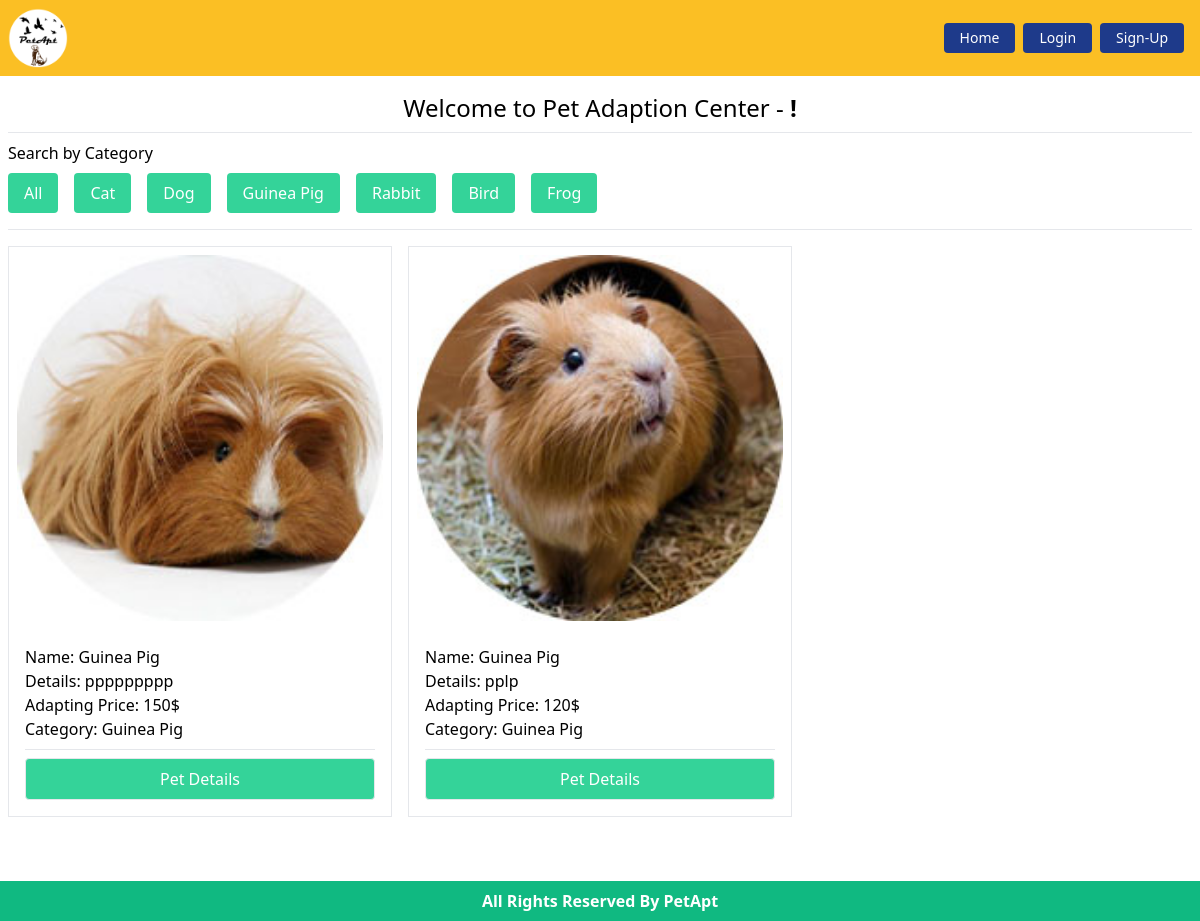
The app's page /pets/guinea-pig/ with its own data.
### Pets/models.py (models this page shows, shortened)
class PetCategory(models.Model):
    name = models.CharField(max_length=30)
    slug = models.SlugField(max_length=80)
    def __str__(self):
        return self.name

class Pet(models.Model):
    image = models.ImageField(upload_to='pets/media/images/')
    title = models.CharField(max_length = 40)
    description = models.TextField()
    adapt_price = models.IntegerField()
    category = models.ForeignKey(PetCategory, on_delete=models.CASCADE)

### PetApt/views.py (the view)
# urls.py: path('', home, name='home'),
def home(request, category_slug=None):
    pets = models.Pet.objects.all()
    category = models.PetCategory.objects.all()
    if category_slug is not None:
        filterOption = models.PetCategory.objects.get(slug = category_slug)
        pets = models.Pet.objects.filter(category = filterOption)
    return render(request, 'index.html', {'pets': pets, 'category': category})

### templates/index.html
{% extends 'base.html' %}
{% block content %}
<h2 class="text-2xl text-center">Welcome to Pet Adaption Center - <strong>{{request.user.first_name}} !</strong></h2>
<hr class="my-2">
<div>
    <p>Search by Category</p>
    <ul class="flex flex-wrap">
        <li><a href="{% url 'home' %}" class="bg-green-400 block p-2 px-4 ml-0 text-white rounded m-2">All</a></li>
        {% for item in category %}
        <li>
            <a href="{% url 'filterpet' item.slug %}" class="bg-green-400 block p-2 px-4 text-white rounded m-2">
                {{item}}
            </a>
        </li>
        {% endfor %}
    </ul>
</div>
<hr class="my-2">
<div class="pt-2 grid md:grid-cols-2 lg:grid-cols-3 grid-cols-1 xl:grid-cols-4 gap-4">
    {% for pet in pets %}
    <div class="pet-card border">
        <div class="p-2">
            <img src={{pet.image.url}} alt="pet" class="w-full">
        </div>
        <div class="p-4">
            <p>Name: {{pet.title}}</p>
            <p>Details: {{pet.description | truncatewords:10}}</p>
            <p>Adapting Price: {{pet.adapt_price}}$</p>
            <p>Category: {{pet.category}}</p>
            <hr class="my-2">
            <a href="{% url 'petDetails' pet.id %}"
                class="rounded w-full text-center text-white hover:bg-green-500 border bg-green-400 px-6 py-2 inline-block">
                Pet Details
            </a>
        </div>
    </div>
    {% endfor %}
</div>
<br>
{% endblock %}

### records on screen
PetCategory: name "Cat"
PetCategory: name "Dog"
PetCategory: name "Guinea Pig"
PetCategory: name "Rabbit"
PetCategory: name "Bird"
PetCategory: name "Frog"
Pet: image (picture), title "Guinea Pig", description "ppppppppp", adapt_price "150", category "Guinea Pig"
Pet: image (picture), title "Guinea Pig", description "pplp", adapt_price "120", category "Guinea Pig"
